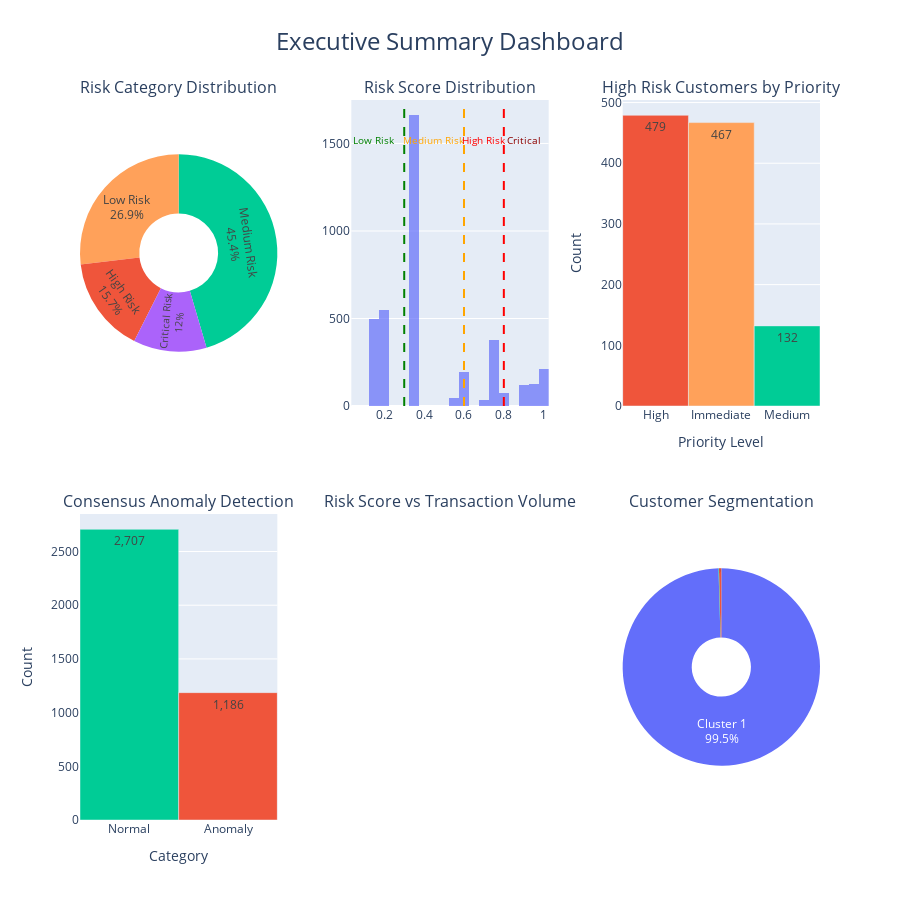

Source (notebook cell):
### Code cell
# Create executive summary visualization
fig = make_subplots(
    rows=2, cols=3,
    subplot_titles=('Risk Category Distribution', 
                    'Risk Score Distribution',
                    'High Risk Customers by Priority',
                    'Consensus Anomaly Detection',
                    'Risk Score vs Transaction Volume',
                    'Customer Segmentation'),
    specs=[[{'type': 'pie'}, {'type': 'histogram'}, {'type': 'bar'}],
           [{'type': 'bar'}, {'type': 'scatter'}, {'type': 'pie'}]],
    vertical_spacing=0.15,
    horizontal_spacing=0.1
)

# Plot 1: Risk Category Distribution (Pie Chart)
fig.add_trace(
    go.Pie(
        labels=risk_category_counts.index,
        values=risk_category_counts.values,
        hole=0.4,
        marker_colors=['#00CC96', '#FFA15A', '#EF553B', '#AB63FA'],
        textinfo='label+percent',
        textposition='inside',
        showlegend=False
    ),
    row=1, col=1
)

# Plot 2: Risk Score Distribution (Histogram)
fig.add_trace(
    go.Histogram(
        x=df_results['Risk_Score_Final'],
        nbinsx=30,
        marker_color='#636EFA',
        opacity=0.7,
        name='Risk Score'
    ),
    row=1, col=2
)

# Add vertical lines for thresholds to the histogram ONLY
# Use add_shape instead of add_vline for more control
thresholds = [0.3, 0.6, 0.8]
colors = ['green', 'orange', 'red']
labels = ['Low Risk', 'Medium Risk', 'High Risk']

for threshold, color, label in zip(thresholds, colors, labels):
    fig.add_shape(
        type="line",
        x0=threshold, x1=threshold, y0=0, y1=1,
        line=dict(color=color, width=2, dash="dash"),
        xref="x2", yref="y2 domain",  # Note: xref and yref specify the subplot
        row=1, col=2
    )
    
# Add annotations for thresholds
fig.add_annotation(
    x=0.15, y=0.9,
    text="Low Risk",
    showarrow=False,
    font=dict(color="green", size=10),
    xref="x2", yref="y2 domain",
    row=1, col=2
)
fig.add_annotation(
    x=0.45, y=0.9,
    text="Medium Risk",
    showarrow=False,
    font=dict(color="orange", size=10),
    xref="x2", yref="y2 domain",
    row=1, col=2
)
fig.add_annotation(
    x=0.7, y=0.9,
    text="High Risk",
    showarrow=False,
    font=dict(color="red", size=10),
    xref="x2", yref="y2 domain",
    row=1, col=2
)
fig.add_annotation(
    x=0.9, y=0.9,
    text="Critical",
    showarrow=False,
    font=dict(color="darkred", size=10),
    xref="x2", yref="y2 domain",
    row=1, col=2
)

# Plot 3: High Risk Customers by Priority (Bar Chart)
if 'Investigation_Priority' in df_high_risk.columns:
    priority_counts = df_high_risk['Investigation_Priority'].value_counts()
    fig.add_trace(
        go.Bar(
            x=priority_counts.index,
            y=priority_counts.values,
            marker_color=['#EF553B', '#FFA15A', '#00CC96'],
            text=priority_counts.values,
            textposition='auto',
        ),
        row=1, col=3
    )

# Plot 4: Consensus Anomaly Detection (Bar Chart)
anomaly_counts = df_results['Consensus_Anomaly'].value_counts()
fig.add_trace(
    go.Bar(
        x=['Normal', 'Anomaly'],
        y=anomaly_counts.values,
        marker_color=['#00CC96', '#EF553B'],
        text=[f"{anomaly_counts.get(0, 0):,}", f"{anomaly_counts.get(1, 0):,}"],
        textposition='auto',
    ),
    row=2, col=1
)

# Plot 5: Risk Score vs Transaction Volume (Scatter Plot)
if 'Transaction_Frequency' in df_results.columns:
    fig.add_trace(
        go.Scatter(
            x=df_results['Transaction_Frequency'],
            y=df_results['Risk_Score_Final'],
            mode='markers',
            marker=dict(
                size=5,
                color=df_results['Risk_Score_Final'],
                colorscale='RdYlGn_r',  # Red to Green (reversed)
                showscale=True,
                colorbar=dict(title="Risk Score")
            ),
            text=df_results['Account_Number'],
            hoverinfo='text+x+y',
            name='Customers'
        ),
        row=2, col=2
    )
    
    fig.update_xaxes(title_text="Transaction Frequency", row=2, col=2)
    fig.update_yaxes(title_text="Risk Score", row=2, col=2)

# Plot 6: Customer Segmentation (Pie Chart)
if 'Segment_Name' in df_results.columns:
    segment_counts = df_results['Segment_Name'].value_counts().head(8)  # Top 8 segments
    fig.add_trace(
        go.Pie(
            labels=segment_counts.index,
            values=segment_counts.values,
            hole=0.3,
            textinfo='label+percent',
            textposition='inside',
            showlegend=False
        ),
        row=2, col=3
    )

# Update layout
fig.update_layout(
    height=900,
    showlegend=False,
    title_text="Executive Summary Dashboard",
    title_font_size=24,
    title_x=0.5
)

# Update axes labels
fig.update_xaxes(title_text="Priority Level", row=1, col=3)
fig.update_yaxes(title_text="Count", row=1, col=3)
fig.update_xaxes(title_text="Category", row=2, col=1)
fig.update_yaxes(title_text="Count", row=2, col=1)

fig.show()

### Figure 1 — Plotly figure (JSON) as saved in the notebook; plotly's stock layout.template omitted (floating-point values rounded to 4 significant figures; data arrays with more than 128 entries replaced by an {"elided": "..."} marker saying what was removed)
{"data": [{"domain": {"x": [0, 0.2667], "y": [0.575, 1]}, "hole": 0.4, "labels": ["Medium Risk", "Low Risk", "High Risk", "Critical Risk"], "marker": {"colors": ["#00CC96", "#FFA15A", "#EF553B", "#AB63FA"]}, "showlegend": false, "textinfo": "label+percent", "textposition": "inside", "type": "pie", "values": [1769, 1046, 611, 467]}, {"marker": {"color": "#636EFA"}, "name": "Risk Score", "nbinsx": 30, "opacity": 0.7, "type": "histogram", "x": {"elided": "3893 float values"}, "xaxis": "x", "yaxis": "y"}, {"marker": {"color": ["#EF553B", "#FFA15A", "#00CC96"]}, "text": [479.0, 467.0, 132.0], "textposition": "auto", "type": "bar", "x": ["High", "Immediate", "Medium"], "xaxis": "x2", "y": [479, 467, 132], "yaxis": "y2"}, {"marker": {"color": ["#00CC96", "#EF553B"]}, "text": ["2,707", "1,186"], "textposition": "auto", "type": "bar", "x": ["Normal", "Anomaly"], "xaxis": "x3", "y": [2707, 1186], "yaxis": "y3"}, {"domain": {"x": [0.7333, 1], "y": [0, 0.425]}, "hole": 0.3, "labels": ["Cluster 1", "Cluster 3", "Cluster 2"], "showlegend": false, "textinfo": "label+percent", "textposition": "inside", "type": "pie", "values": [3875, 15, 3]}], "layout": {"annotations": [{"font": {"size": 16}, "showarrow": false, "text": "Risk Category Distribution", "x": 0.1333, "xanchor": "center", "xref": "paper", "y": 1, "yanchor": "bottom", "yref": "paper"}, {"font": {"size": 16}, "showarrow": false, "text": "Risk Score Distribution", "x": 0.5, "xanchor": "center", "xref": "paper", "y": 1, "yanchor": "bottom", "yref": "paper"}, {"font": {"size": 16}, "showarrow": false, "text": "High Risk Customers by Priority", "x": 0.8667, "xanchor": "center", "xref": "paper", "y": 1, "yanchor": "bottom", "yref": "paper"}, {"font": {"size": 16}, "showarrow": false, "text": "Consensus Anomaly Detection", "x": 0.1333, "xanchor": "center", "xref": "paper", "y": 0.425, "yanchor": "bottom", "yref": "paper"}, {"font": {"size": 16}, "showarrow": false, "text": "Risk Score vs Transaction Volume", "x": 0.5, "xanchor": "center", "xref": "paper", "y": 0.425, "yanchor": "bottom", "yref": "paper"}, {"font": {"size": 16}, "showarrow": false, "text": "Customer Segmentation", "x": 0.8667, "xanchor": "center", "xref": "paper", "y": 0.425, "yanchor": "bottom", "yref": "paper"}, {"font": {"color": "green", "size": 10}, "showarrow": false, "text": "Low Risk", "x": 0.15, "xref": "x", "y": 0.9, "yref": "y domain"}, {"font": {"color": "orange", "size": 10}, "showarrow": false, "text": "Medium Risk", "x": 0.45, "xref": "x", "y": 0.9, "yref": "y domain"}, {"font": {"color": "red", "size": 10}, "showarrow": false, "text": "High Risk", "x": 0.7, "xref": "x", "y": 0.9, "yref": "y domain"}, {"font": {"color": "darkred", "size": 10}, "showarrow": false, "text": "Critical", "x": 0.9, "xref": "x", "y": 0.9, "yref": "y domain"}], "height": 900, "shapes": [{"line": {"color": "green", "dash": "dash", "width": 2}, "type": "line", "x0": 0.3, "x1": 0.3, "xref": "x", "y0": 0, "y1": 1, "yref": "y domain"}, {"line": {"color": "orange", "dash": "dash", "width": 2}, "type": "line", "x0": 0.6, "x1": 0.6, "xref": "x", "y0": 0, "y1": 1, "yref": "y domain"}, {"line": {"color": "red", "dash": "dash", "width": 2}, "type": "line", "x0": 0.8, "x1": 0.8, "xref": "x", "y0": 0, "y1": 1, "yref": "y domain"}], "showlegend": false, "title": {"font": {"size": 24}, "text": "Executive Summary Dashboard", "x": 0.5}, "xaxis": {"anchor": "y", "domain": [0.3667, 0.6333]}, "xaxis2": {"anchor": "y2", "domain": [0.7333, 1], "title": {"text": "Priority Level"}}, "xaxis3": {"anchor": "y3", "domain": [0, 0.2667], "title": {"text": "Category"}}, "xaxis4": {"anchor": "y4", "domain": [0.3667, 0.6333]}, "yaxis": {"anchor": "x", "domain": [0.575, 1]}, "yaxis2": {"anchor": "x2", "domain": [0.575, 1], "title": {"text": "Count"}}, "yaxis3": {"anchor": "x3", "domain": [0, 0.425], "title": {"text": "Count"}}, "yaxis4": {"anchor": "x4", "domain": [0, 0.425]}}}
